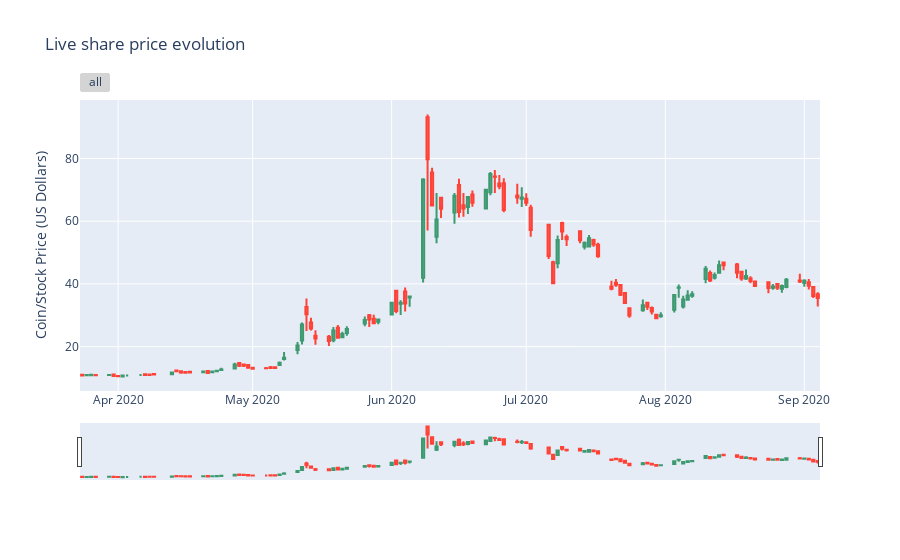

Notebook cell for this chart:
### Markdown cell above
## Plotting the data

### Code cell
func.plot_data(data)
